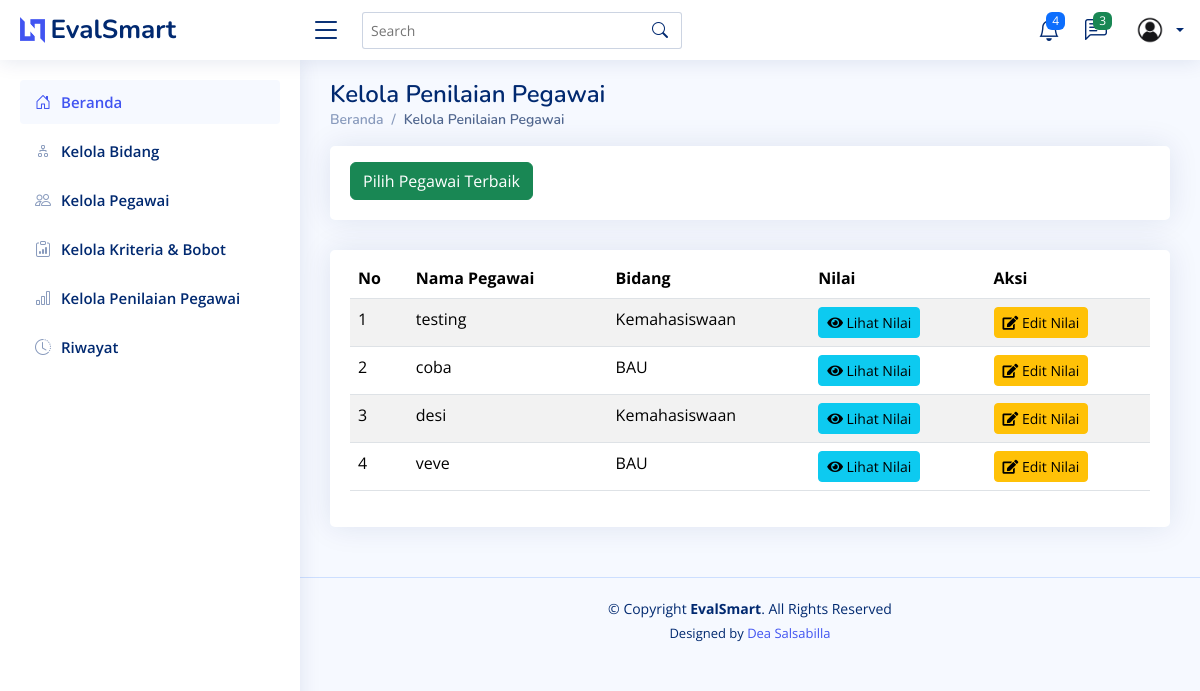
The page /penilaian/ on the database its author committed.
### testing/models.py (models this page shows, shortened)
class Penilaian(models.Model):
    id = models.AutoField(primary_key=True)  # ID otomatis
    nama = models.ForeignKey('Pegawai', on_delete=models.CASCADE)  # Relasi ke tabel Pegawai
    bidang = models.ForeignKey('Bidang', on_delete=models.CASCADE)  # Relasi ke tabel Bidang
    nilai = models.TextField(null=True, blank=True)
    class Meta:
        verbose_name_plural = "Penilaian"
        ordering = ['id']

class Pegawai(models.Model):
    id = models.AutoField(primary_key=True)  # ID otomatis
    nomor_induk = models.CharField(max_length=20, unique=True)  # Nomor induk pegawai
    nama = models.CharField(max_length=100)  # Nama pegawai
    alamat = models.TextField()  # Alamat pegawai
    no_telp = models.CharField(max_length=15)  # Nomor telepon pegawai
    bidang = models.ForeignKey(Bidang, on_delete=models.CASCADE)  # Relasi ke tabel Bidang
    class Meta:
        verbose_name_plural = "Pegawai"
        ordering = ['nama']

class Bidang(models.Model):
    id = models.AutoField(primary_key=True)
    nama = models.CharField(max_length=255)
    class Meta:
        verbose_name_plural = "Bidang"
        ordering = ['id']

### testing/views.py (the view)
# urls.py: path("penilaian/", views.penilaian, name="penilaian"),
def penilaian(request):
    penilaian_list = Penilaian.objects.all()
    return render(request, 'penilaian.html', {'penilaian_list': penilaian_list})

### testing/templates/penilaian.html (shortened to what this page needs)
<!DOCTYPE html>
<html lang="en">
  <head>
    {% load static %}
    <link href="{% static 'assets/vendor/bootstrap/css/bootstrap.min.css' %}" rel="stylesheet" />
    <link href="{% static 'assets/vendor/bootstrap-icons/bootstrap-icons.css' %}" rel="stylesheet" />
    <link href="{% static 'assets/vendor/boxicons/css/boxicons.min.css' %}" rel="stylesheet" />
    <link href="{% static 'assets/vendor/quill/quill.snow.css' %}" rel="stylesheet" />
    <link href="{% static 'assets/vendor/quill/quill.bubble.css' %}" rel="stylesheet" />
    <link href="{% static 'assets/vendor/remixicon/remixicon.css' %}" rel="stylesheet" />
    <link href="{% static 'assets/vendor/simple-datatables/style.css' %}" rel="stylesheet" />
    <link href="{% static 'assets/css/style.css' %}" rel="stylesheet" />
    <link href="https://cdnjs.cloudflare.com/ajax/libs/font-awesome/5.15.4/css/all.min.css" rel="stylesheet">
  </head>
  <body>
    {% include 'partials/header.html' %}
    {% include 'partials/sidebar.html' %}
    <main id="main" class="main">
      <div class="pagetitle">
        <h1>Kelola Penilaian Pegawai</h1>
        <nav>
          <ol class="breadcrumb">
            <li class="breadcrumb-item">
              <a href="{% url 'home' %}">Beranda</a>
            </li>
            <li class="breadcrumb-item active">Kelola Penilaian Pegawai</li>
          </ol>
        </nav>
      </div>
      <div class="row">
        <div class="col-lg-12">
          <div class="card">
            <div class="card-body">
              <button class="btn btn-success mt-3"><a href="{% url 'pegawai_terbaik' %}" style="color: white; text-decoration: none;">Pilih Pegawai Terbaik</a></button>
            </div>
          </div>
        </div>
      </div>
      <section class="section">
        <div class="row">
          <div class="col-lg-12">
            <div class="card">
              <div class="card-body">
                <table class="table table-striped mt-2">
                  <thead>
                    <tr>
                      <th scope="col">No</th>
                      <th scope="col">Nama Pegawai</th>
                      <th scope="col">Bidang</th>
                      <th scope="col">Nilai</th>
                      <th scope="col">Aksi</th>
                    </tr>
                  </thead>
                  <tbody>
                    {% for item in penilaian_list %}
                      <tr>
                        <td>{{ forloop.counter }}</td>
                        <td>{{ item.nama.nama }}</td>
                        <td>{{ item.bidang.nama }}</td>
                        <td>
                          {% if item.nilai %}
                            <a href="{% url 'lihat_nilai' item.id%}" class="btn btn-info btn-sm"><i class="fas fa-eye"></i> Lihat Nilai</a>
                          {% else %}
                            <span style="color: red;">Belum Ada Nilai</span>
                          {% endif %}
                        </td>
                        <td>
                          {% if item.nilai %}
                            <a href="{% url 'edit_nilai' item.id %}" class="btn btn-warning btn-sm"><i class="fas fa-edit"></i> Edit Nilai</a>
                          {% else %}
                            <a href="{% url 'input_nilai' item.id %}" class="btn btn-primary btn-sm"><i class="fas fa-plus"></i> Input Nilai</a>
                          {% endif %}
                        </td>
                      </tr>
                    {% endfor %}
                  </tbody>
                </table>
              </div>
            </div>
          </div>
        </div>
      </section>
    </main>
    {% include 'partials/footer.html' %}
  </body>
</html>

### testing/static/assets/css/style.css (style rules this page uses)
:root { scroll-behavior: smooth; }
body { font-family: "Open Sans", sans-serif; background: #f6f9ff; color: #444444; }
a { color: #4154f1; text-decoration: none; }
h1, h2, h3, h4, h5, h6 { font-family: "Nunito", sans-serif; }
#main { margin-top: 60px; padding: 20px 30px; transition: all 0.3s; }
.pagetitle { margin-bottom: 10px; }
.pagetitle h1 { font-size: 24px; margin-bottom: 0; font-weight: 600; color: #012970; }
.card { margin-bottom: 30px; border: none; border-radius: 5px; box-shadow: 0px 0 30px rgba(1, 41, 112, 0.1); }
.card-body { padding: 0 20px 20px 20px; }
.breadcrumb { font-size: 14px; font-family: "Nunito", sans-serif; color: #899bbd; font-weight: 600; }
.breadcrumb a { color: #899bbd; transition: 0.3s; }
.breadcrumb .breadcrumb-item::before { color: #899bbd; }
.breadcrumb .active { color: #51678f; font-weight: 600; }
@media (min-width: 1200px) { #main, #footer { margin-left: 300px; } }

### rows shown on the page
Penilaian: nama.nama "testing", bidang.nama "Kemahasiswaan", shows "Lihat Nilai", shows "Edit Nilai"
Penilaian: nama.nama "coba", bidang.nama "BAU", shows "Lihat Nilai", shows "Edit Nilai"
Penilaian: nama.nama "desi", bidang.nama "Kemahasiswaan", shows "Lihat Nilai", shows "Edit Nilai"
Penilaian: nama.nama "veve", bidang.nama "BAU", shows "Lihat Nilai", shows "Edit Nilai"
